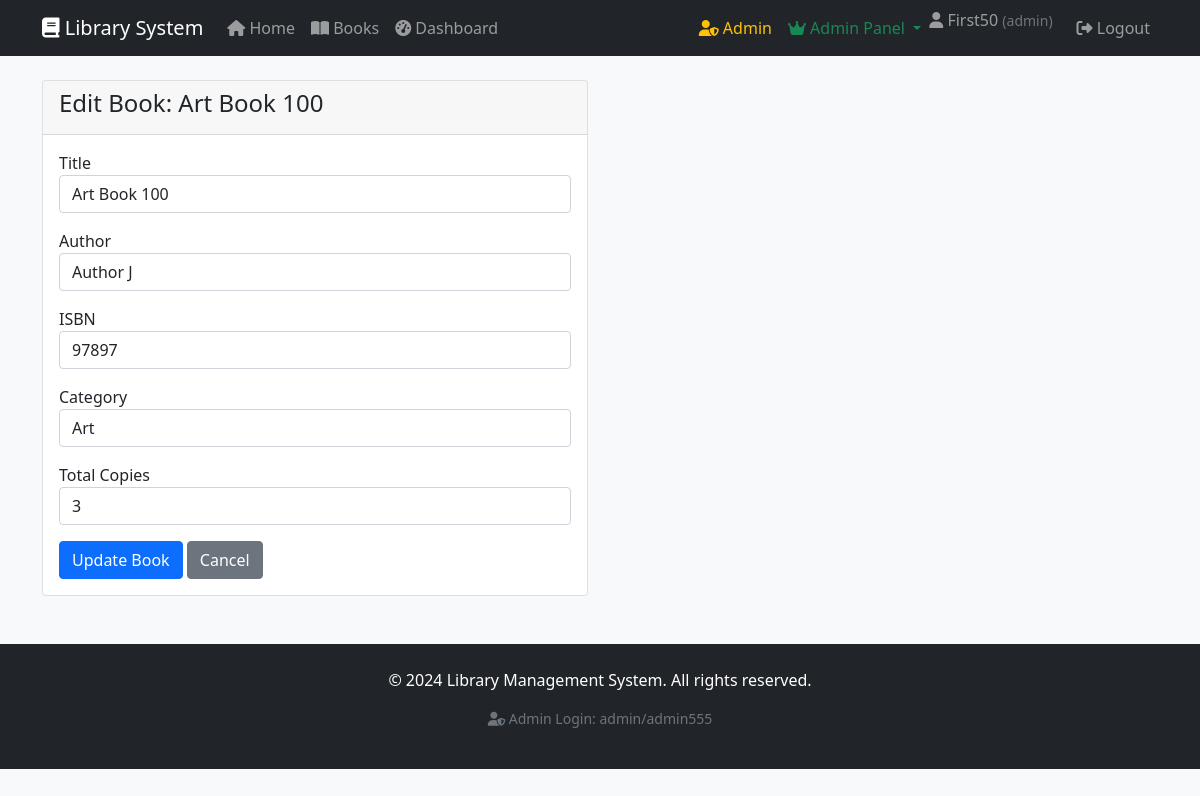
The app's page /admin/books/100/edit (signed in) with its own data.
### models/user.py (models this page shows, shortened)
class User(db.Model, UserMixin):
    __tablename__ = 'users'
    id = db.Column(db.Integer, primary_key=True)
    username = db.Column(db.String(80), unique=True, nullable=False)
    email = db.Column(db.String(120), unique=True, nullable=False)
    password_hash = db.Column(db.String(128), nullable=False)
    role = db.Column(db.String(20), nullable=False, default='member')
    first_name = db.Column(db.String(50), nullable=False)
    last_name = db.Column(db.String(50), nullable=False)
    join_date = db.Column(db.DateTime, default=datetime.utcnow)
    is_active = db.Column(db.Boolean, default=True)
    transactions = db.relationship('Transaction', backref='user', lazy=True)
    reservations = db.relationship('Reservation', backref='user', lazy=True)
    fines = db.relationship('Fine', backref='user', lazy=True)

### models/book.py (models this page shows)
class Book(db.Model):
    __tablename__ = 'books'
    id = db.Column(db.Integer, primary_key=True)
    title = db.Column(db.String(200), nullable=False)
    author = db.Column(db.String(100), nullable=False)
    isbn = db.Column(db.String(5), unique=True, nullable=False)  # Changed to 5 characters
    category = db.Column(db.String(50), nullable=False)
    publisher = db.Column(db.String(100))
    publication_year = db.Column(db.Integer)
    total_copies = db.Column(db.Integer, default=1)
    available_copies = db.Column(db.Integer, default=1)
    location = db.Column(db.String(50))
    description = db.Column(db.Text)
    status = db.Column(db.String(20), default='available')
    created_date = db.Column(db.DateTime, default=datetime.utcnow)
    __table_args__ = (
        CheckConstraint('length(isbn) = 5', name='isbn_length_check'),
        CheckConstraint('isbn ~ \'^[0-9]{5}$\'', name='isbn_numeric_check'),
    )

### routes/admin_routes.py (the view, shortened to what this page needs)
@admin_bp.route('/admin/books/<int:book_id>/edit', methods=['GET', 'POST'])
@login_required
def admin_edit_book(book_id):
    if current_user.role != 'admin':
        flash('Access denied. Admin role required.', 'error')
        return redirect(url_for('index'))
    book = Book.query.get_or_404(book_id)
    return render_template('admin/edit_book.html', book=book)

### app.py (called while the page is built)
def create_app():
    app = Flask(__name__)
    app.config.from_object(Config)
    db.init_app(app)
    login_manager = LoginManager()
    login_manager.init_app(app)
    login_manager.login_view = 'auth.login'
    login_manager.login_message_category = 'info'
    @login_manager.user_loader
    def load_user(user_id):
        return User.query.get(int(user_id))
    from routes.auth_routes import auth_bp
    from routes.book_routes import book_bp
    from routes.member_routes import member_bp
    from routes.transaction_routes import transaction_bp
    from routes.admin_routes import admin_bp
    app.register_blueprint(auth_bp)
    app.register_blueprint(book_bp)
    app.register_blueprint(member_bp)
    app.register_blueprint(transaction_bp)
    app.register_blueprint(admin_bp)
    @app.route('/')
    def index():
        return render_template('index.html')
    return app

### templates/admin/edit_book.html
{% extends "base.html" %}
{% block content %}
<div class="row">
    <div class="col-md-6">
        <div class="card">
            <div class="card-header">
                <h4>Edit Book: {{ book.title }}</h4>
            </div>
            <div class="card-body">
                <form method="POST">
                    <div class="mb-3">
                        <label>Title</label>
                        <input type="text" name="title" class="form-control" value="{{ book.title }}" required>
                    </div>
                    <div class="mb-3">
                        <label>Author</label>
                        <input type="text" name="author" class="form-control" value="{{ book.author }}" required>
                    </div>
                    <div class="mb-3">
                        <label>ISBN</label>
                        <input type="text" name="isbn" class="form-control" value="{{ book.isbn }}" required>
                    </div>
                    <div class="mb-3">
                        <label>Category</label>
                        <input type="text" name="category" class="form-control" value="{{ book.category }}" required>
                    </div>
                    <div class="mb-3">
                        <label>Total Copies</label>
                        <input type="number" name="total_copies" class="form-control" value="{{ book.total_copies }}" min="1">
                    </div>
                    <button type="submit" class="btn btn-primary">Update Book</button>
                    <a href="{{ url_for('admin.admin_books') }}" class="btn btn-secondary">Cancel</a>
                </form>
            </div>
        </div>
    </div>
</div>
{% endblock %}

### templates/base.html (shortened to what this page needs)
<!DOCTYPE html>
<html lang="en">
<head>
    <link href="https://cdn.jsdelivr.net/npm/bootstrap@5.1.3/dist/css/bootstrap.min.css" rel="stylesheet">
    <link href="{{ url_for('static', filename='css/style.css') }}" rel="stylesheet">
    <link rel="stylesheet" href="https://cdnjs.cloudflare.com/ajax/libs/font-awesome/6.4.0/css/all.min.css">
</head>
<body>
    <nav class="navbar navbar-expand-lg navbar-dark bg-dark">
        <div class="container">
            <a class="navbar-brand" href="{{ url_for('index') }}">
                <i class="fas fa-book"></i> Library System
            </a>
            <div class="collapse navbar-collapse" id="navbarNav">
                <ul class="navbar-nav me-auto">
                    <li class="nav-item">
                        <a class="nav-link" href="{{ url_for('index') }}"><i class="fas fa-home"></i> Home</a>
                    </li>
                    <li class="nav-item">
                        <a class="nav-link" href="{{ url_for('books.book_catalog') }}"><i class="fas fa-book-open"></i> Books</a>
                    </li>
                    {% if current_user.is_authenticated %}
                        <li class="nav-item">
                            <a class="nav-link" href="{{ url_for('member.dashboard') }}"><i class="fas fa-tachometer-alt"></i> Dashboard</a>
                        </li>
                    {% endif %}
                </ul>
                <ul class="navbar-nav">
                    <li class="nav-item">
                        <a class="nav-link text-warning" href="{{ url_for('auth.admin_login') }}">
                            <i class="fas fa-user-shield"></i> Admin
                        </a>
                    </li>
                    {% if current_user.is_authenticated %}
                        {% if current_user.role == 'admin' %}
                            <li class="nav-item dropdown">
                                <a class="nav-link dropdown-toggle text-success" href="#" id="adminDropdown" role="button" data-bs-toggle="dropdown">
                                    <i class="fas fa-crown"></i> Admin Panel
                                </a>
                            </li>
                        {% endif %}
                        <li class="nav-item">
                            <span class="navbar-text me-3">
                                <i class="fas fa-user"></i> {{ current_user.first_name }} <small class="text-muted">({{ current_user.role }})</small>
                            </span>
                        </li>
                        <li class="nav-item">
                            <a class="nav-link" href="{{ url_for('auth.logout') }}"><i class="fas fa-sign-out-alt"></i> Logout</a>
                        </li>
                    {% endif %}
                </ul>
            </div>
        </div>
    </nav>
    <div class="container mt-4">
        {% block content %}{% endblock %}
    </div>
    <footer class="bg-dark text-white mt-5 py-4">
        <div class="container text-center">
            <p>&copy; 2024 Library Management System. All rights reserved.</p>
            <p class="text-muted small">
                <i class="fas fa-user-shield"></i> Admin Login: admin/admin555
            </p>
        </div>
    </footer>
</body>
</html>

### static/css/style.css (style rules this page uses)
body { background-color: #f8f9fa; }

### records on screen
User: first_name "First50", role "admin"
Book: title "Art Book 100", author "Author J", isbn "97897", category "Art", total_copies "3"
